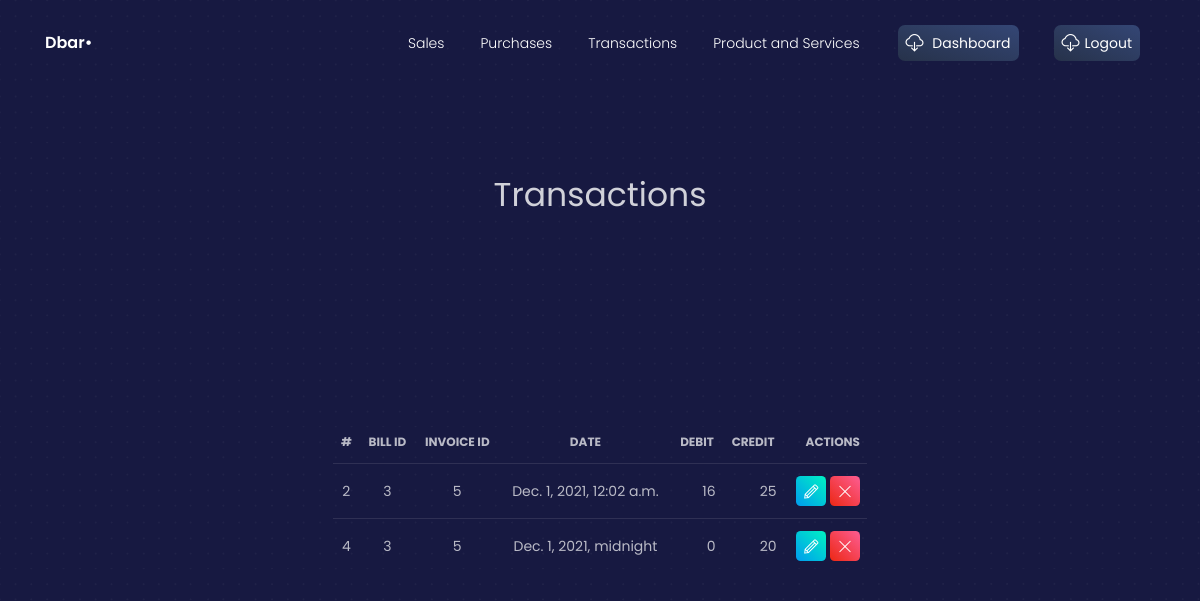
Page /view_transactions (signed in) on the earlier database version.
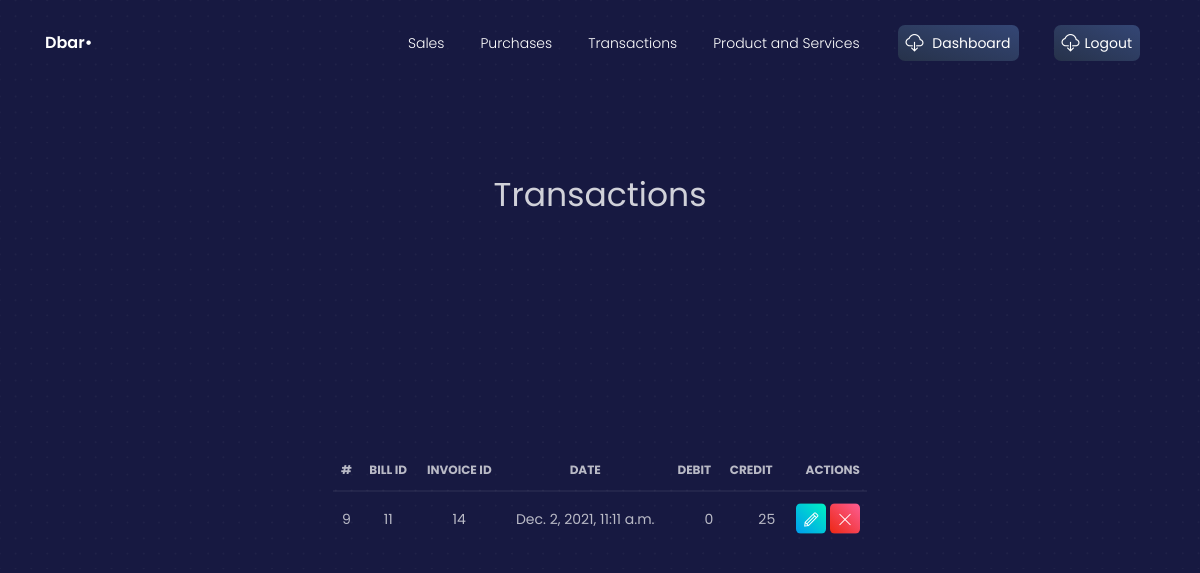
Same page on the later database version.
### crm/models.py (models this page shows, shortened)
class Transaction(models.Model):
    transactionID = models.AutoField(primary_key=True)
    billID = models.ForeignKey(Purchases, on_delete=models.CASCADE)
    salesID = models.ForeignKey(Sales, on_delete=models.CASCADE)
    date = models.DateTimeField(auto_now=False, auto_now_add=False)
    debit = models.IntegerField()
    credit = models.IntegerField()

class Purchases(models.Model):
    billID = models.AutoField(primary_key=True)
    companyID = models.ForeignKey(Company, on_delete=models.CASCADE)
    businessID = models.ForeignKey(Business, on_delete=models.CASCADE)
    items = models.ManyToManyField(ProductsAndServices)
    STAT = (
        ('Paid', 'Paid'),
        ('Unpaid', 'Unpaid')
    )
    status = models.CharField(max_length=64, choices=STAT)
    def __str__(self):
        return str(self.billID)

class Sales(models.Model):
    salesID = models.AutoField(primary_key=True)
    companyID = models.ForeignKey(Company, on_delete=models.CASCADE)
    businessID = models.ForeignKey(Business, on_delete=models.CASCADE)
    items = models.ManyToManyField(ProductsAndServices)
    STAT = (
        ('A', 'Approved'),
        ('NA', 'NotApproved')
    )
    status = models.CharField(max_length=2, choices=STAT)
    def __str__(self):
        return str(self.salesID)

### crm/views.py (the view)
# urls.py: path('view_transactions', views.view_transactions, name='view_transactions' ),
@login_required
def view_transactions(request):
    context = {}
    context["dataset"] =Transaction.objects.all()
    return render(request, 'view_transactions.html', context)

### templates/view_transactions.html (shortened to what this page needs)
{% load static %}
{% load static %}
{% load widget_tweaks %}
<!DOCTYPE html>
<html lang="en">
<head>
  <link href="https://use.fontawesome.com/releases/v5.0.6/css/all.css" rel="stylesheet">
    <link rel="stylesheet" href="https://maxcdn.bootstrapcdn.com/bootstrap/4.5.2/css/bootstrap.min.css">
  <link href="{% static './css/nucleo-icons.css' %}" rel="stylesheet" />
  <link href="{% static './css/blk-design-system.css' %}" rel="stylesheet" />
  <link href="{% static './demo/demo.css' %}" rel="stylesheet" />
</head>
<body class="landing-page">
  <nav class="navbar navbar-expand-lg fixed-top navbar-transparent " color-on-scroll="100">
    <div class="container">
      <div class="navbar-translate">
        <a class="navbar-brand" href="#" target="">
          <span>Dbar•</span>
        </a>
      </div>
      <div class="collapse navbar-collapse justify-content-end" id="navigation">
        <ul class="navbar-nav">
        <li class="nav-item">
            <a class="nav-link" href="{% url 'invoices' %}">Sales</a>
          </li>
          <li class="nav-item">
            <a class="nav-link" href="{% url 'purchases' %}">Purchases</a>
          </li>
          <li class="nav-item">
            <a class="nav-link" href="{% url 'transaction' %}">Transactions</a>
          </li>
          <li class="nav-item">
            <a class="nav-link" href="{% url 'productandservice' %}">Product and Services</a>
          </li>
          <li class="nav-item">
            <a class="nav-link btn btn-default d-none d-lg-block" href="{% url 'dashboard' %}">
              <i class="tim-icons icon-cloud-download-93"></i> Dashboard
            </a>
          </li>
          <li class="nav-item">
            <a class="nav-link btn btn-default d-none d-lg-block" href="{% url 'logout' %}">
              <i class="tim-icons icon-cloud-download-93"></i>Logout
            </a>
          </li>
        </ul>
      </div>
    </div>
  </nav>
<div class="wrapper">
    <div class="page-header header-filter">
       <br /><br /><br /><br /><br /><br /><br /><br /><br /><br />
      <div class="container">
        <div class="content-center brand">
          <h1 class="h3-seo">Transactions</h1>
        </div>
      </div>
      <div class="row">
        <div class="content-center brand">
           <br /><br /><br /><br /><br /><br /><br /><br /><br /><br />
          <table class="table">
            <thead>
              <tr>
                <th class="text-center">#</th>
                <th>Bill ID</th>
                <th>Invoice ID</th>
                <th>Date</th>
                <th>Debit</th>
                <th>Credit</th>
                <th class="text-right">Actions</th>
              </tr>
            </thead>
            <tbody>
            {% for data in dataset %}
              <tr>
                  <td class="text-center">{{ data.transactionID }}</td>
                  <td>{{ data.billID }}</td>
                  <td>{{ data.salesID }}</td>
                  <td>{{ data.date }}</td>
                  <td class="text-right">{{ data.credit }}</td>
                  <td class="text-right">{{ data.debit }}</td>
                  <td class="td-actions text-right">
                    <a href="update_transactions/?id={{data.transactionID}}">
                      <button type="button" rel="tooltip" class="btn btn-success btn-sm btn-icon">
                        <i class="tim-icons icon-pencil"></i>
                      </button>
                    </a>
                    <a href='delete_transactions/?id={{data.transactionID}}'>
                      <button type="button" rel="tooltip" class="btn btn-danger btn-sm btn-icon">
                          <i class="tim-icons icon-simple-remove"></i>
                      </button>
                    </a>
                    </td>
              </tr>
            {% endfor %}
            </tbody>
          </table>
        </div>
      </div>
    </div>
  </div>
</body>
</html>

Differences in the rows shown:
removed Transaction: transactionID "2", billID "3", salesID "5", date "Dec. 1, 2021, 12:02 a.m.", credit "16", debit "25"
removed Transaction: transactionID "4", billID "3", salesID "5", date "Dec. 1, 2021, midnight", credit "0", debit "20"
added Transaction: transactionID "9", billID "11", salesID "14", date "Dec. 2, 2021, 11:11 a.m.", credit "0", debit "25"
